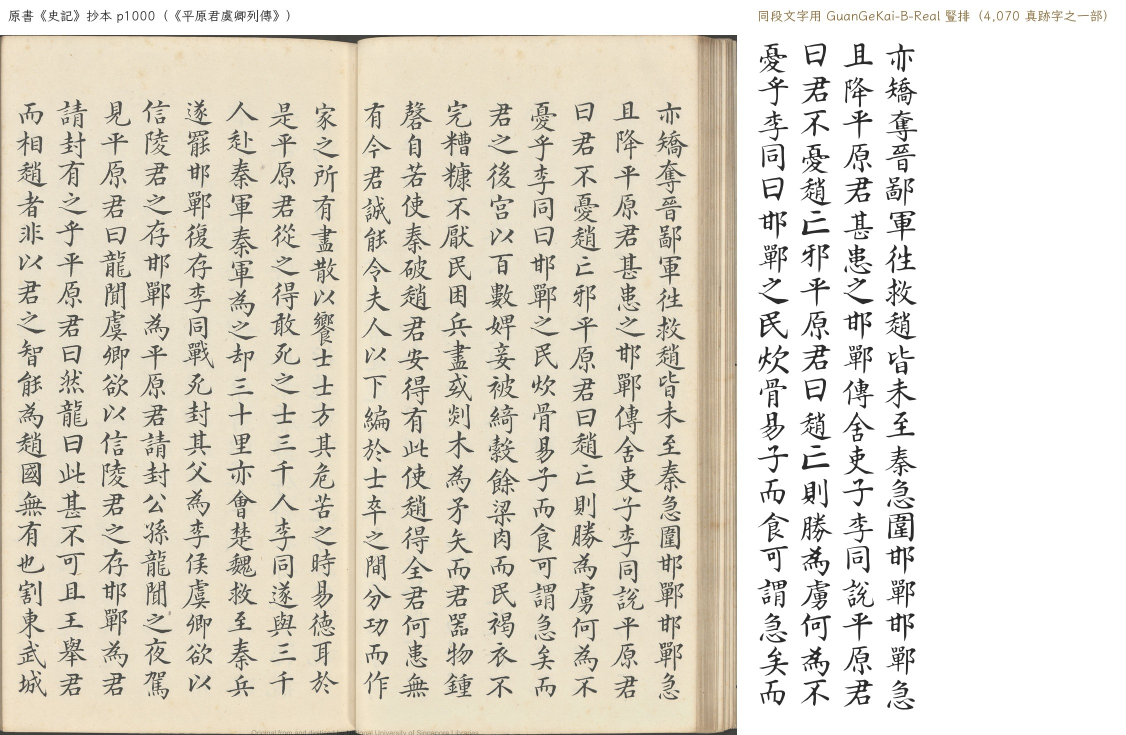
#> input picture release-b/book-vs-font-b.jpg, 2251 x 1470 px (shown at 1/2 size); its folder holds only this picture in this run
$ python -i glyphvec.py   (imports and definitions only)
#> lines starting #> are read from the running program, lines starting #| are printed output that depends on the picture; after the words box and inside, x2 and y2 are one past the last pixel; in counts of white or black regions, pixels touching at a corner belong together
"""Vectorise a glyph bitmap with potrace and normalise it to font units."""
from __future__ import annotations

from dataclasses import dataclass

import cv2
import numpy as np
import potrace

EM = 1000


# [162 lines left out: functions clean_ink, denoise_mask, _hole_count, clamp_em_bbox, adjust_mask_area, not called in this run]


def binarize(img: np.ndarray) -> np.ndarray:
    """Return a boolean ink mask from a grayscale glyph crop."""
    img = cv2.medianBlur(img, 3)
    thr, _ = cv2.threshold(img, 0, 255, cv2.THRESH_BINARY + cv2.THRESH_OTSU)
    thr = min(max(thr, 120), 200)
    ink = img < thr
    # drop specks and isolated neighbour fragments
    n, lab, stats, cent = cv2.connectedComponentsWithStats(ink.astype(np.uint8), 8)
    keep = np.zeros(n, bool)
    h, w = ink.shape
    main = None
    if n > 1:
        areas = stats[1:, cv2.CC_STAT_AREA]
        main = 1 + int(np.argmax(areas))
    for i in range(1, n):
        x, y, ww, hh, a = stats[i]
        if a < 25:
            continue
        cx, cy = cent[i]
        # ignore small blobs hugging the crop border (neighbour strokes)
        border = cx < w * 0.04 or cx > w * 0.96 or cy < h * 0.04 or cy > h * 0.96
        if border and a < 400 and i != main:
            continue
        keep[i] = True
    return keep[lab]


# [49 lines left out: functions trace, to_em, not called in this run]


@dataclass
class GlyphSpec:
    contours: list
    box: tuple


# [6 lines left out: function vectorize, not called in this run]


_WK_INK = {}


# [21 lines left out: functions wenkai_ink_256, target_ink_256, not called in this run]


_BASE = None


# [94 lines left out: functions base_bounds, _cubic_axis, contour_bounds, transform, normalize_to_base, not called in this run]

>>> import cv2
>>> picture = cv2.imread('../release-b/book-vs-font-b.jpg', cv2.IMREAD_GRAYSCALE)
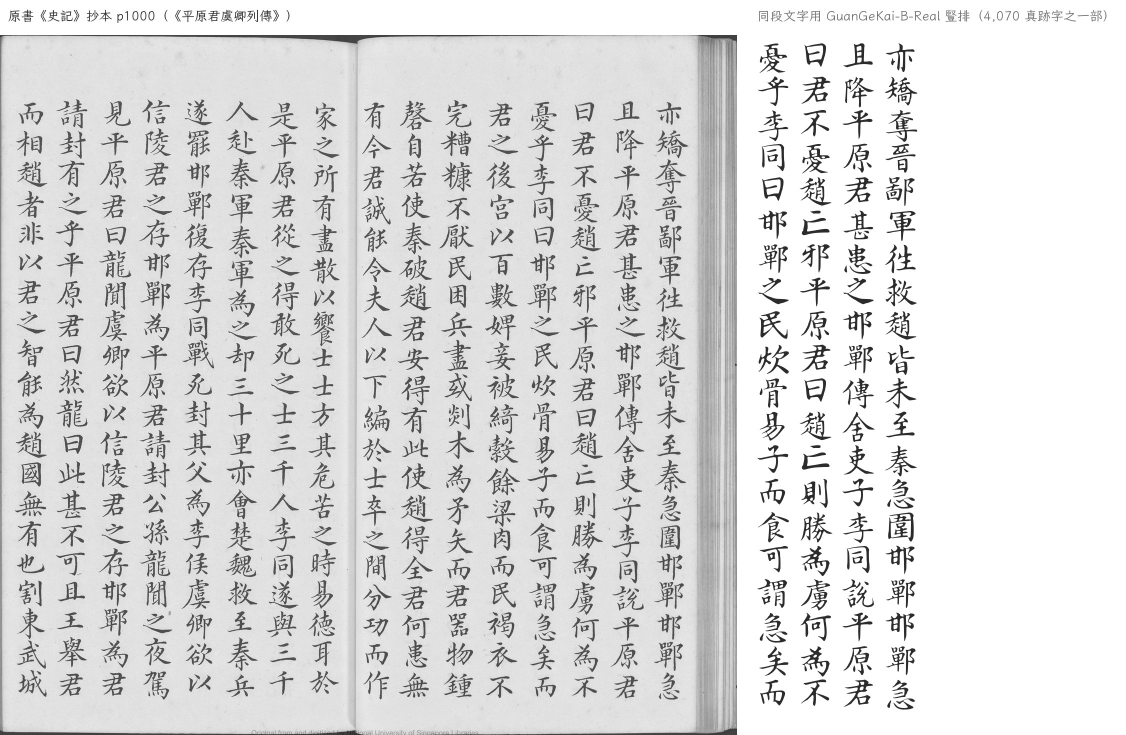
#> picture: shape (1470, 2251) (shown at 1/2 size); min 27, max 255, mean 220.3
>>> result = binarize(picture)
#> in binarize, `thr, _ = cv2.threshold(img, 0, 255, cv2.THRESH_BINARY + cv2.THRESH_OTSU)`: thr = 165
#> in binarize, `ink = img < thr`:
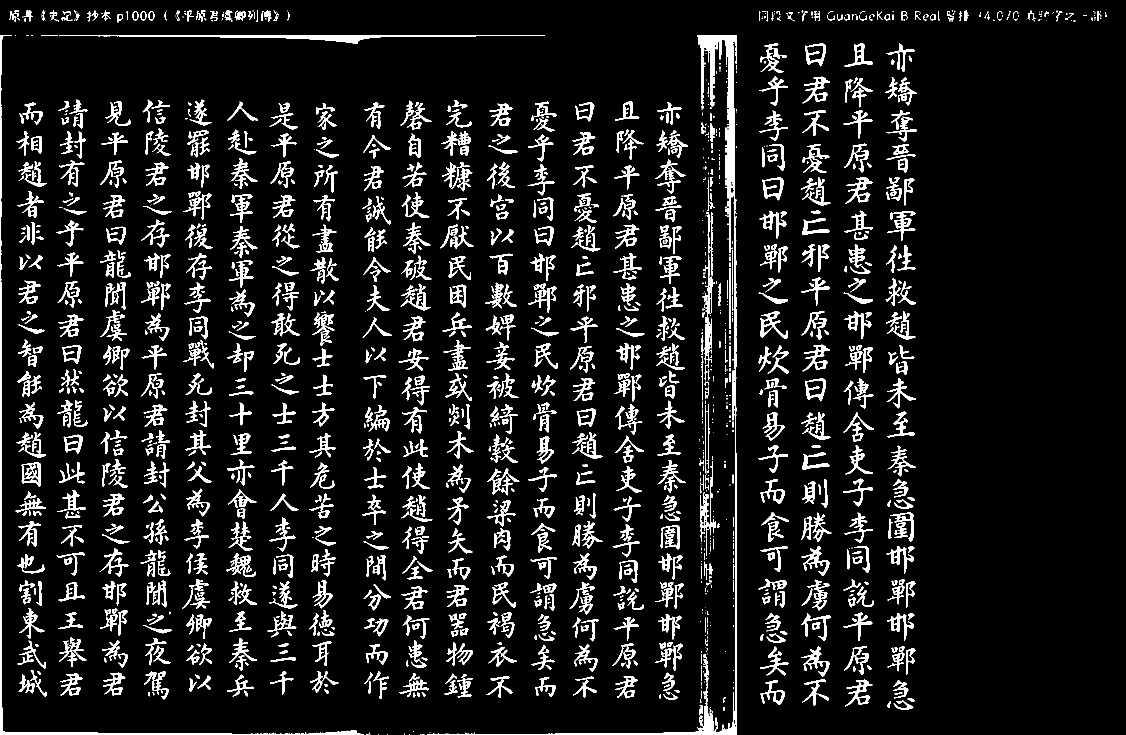
#> ink: shape (1470, 2251) bool (shown at 1/2 size); 9.5% white; 1744 white regions (552 under 20 px), largest, box (x1, y1, x2, y2) and area: (854, 70, 1474, 1470) 13405, (0, 70, 728, 1470) 7487, (118, 70, 1090, 88) 4421
#> in binarize, `n, lab, stats, cent = cv2.connectedComponentsWithStats(ink.astype(np.u..`:
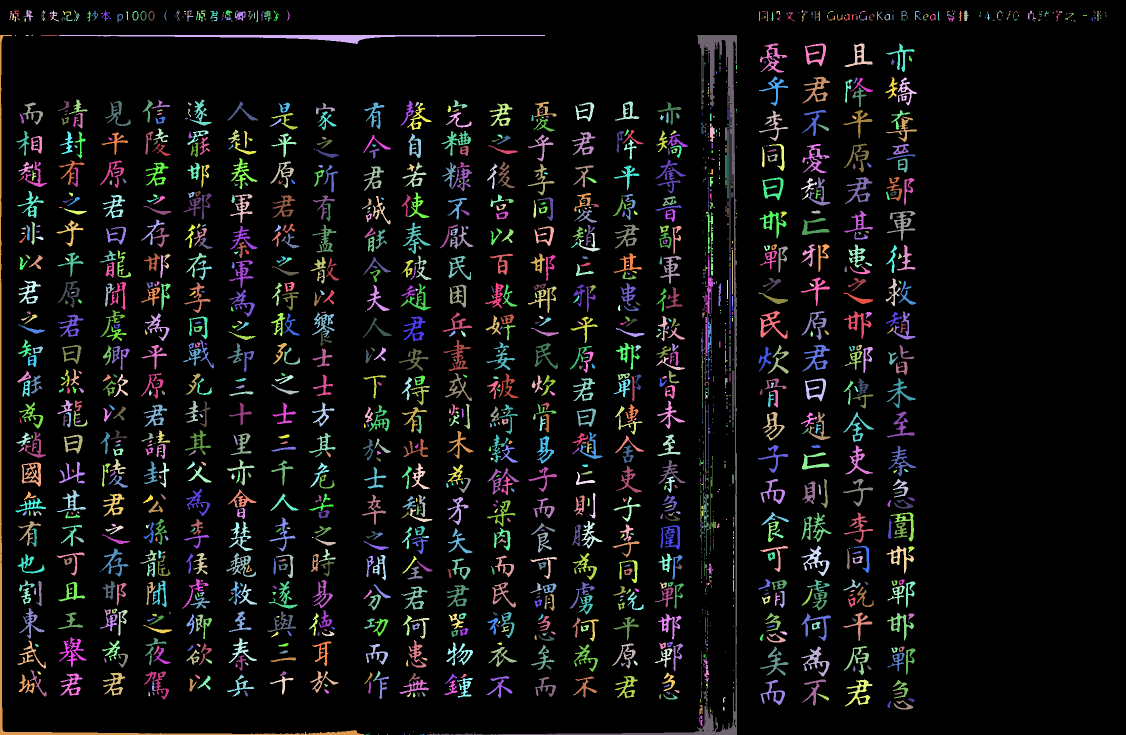
#> lab: shape (1470, 2251) int32 (shown at 1/2 size); 1745 distinct labels, from 0 to 1744; one colour per label, 0 black
#> in binarize, `n, lab, stats, cent = cv2.connectedComponentsWithStats(ink.astype(np.u..`: n = 1745; stats = 1745 rows, first 6: [0, 0, 2251, 1470, 2995691], [29, 21, 9, 13, 57], [48, 20, 18, 23, 141], [84, 21, 7, 21, 54], [99, 21, 19, 22, 115], [148, 21, 11, 21, 58]; cent = 1745 pairs, first value 21.11 to 2211.5, second value 21.5 to 1469
#> in binarize, `areas = stats[1:, cv2.CC_STAT_AREA]`: areas = 1744 values, max 13405 at index 184, min 1 at index 26, mean 179.6
#> in binarize, `main = 1 + int(np.argmax(areas))`: main = 185
#> the loop in binarize, `for i in range(1, n):` made 1744 passes
#> (x, y, ww, hh, a, cx, cy) on passes 1 to 3: (29, 21, 9, 13, 57, 33.09, 25.63), (48, 20, 18, 23, 141, 57.62, 29.27), (84, 21, 7, 21, 54, 86.8, 31)
#> in binarize, `return keep[lab]`:
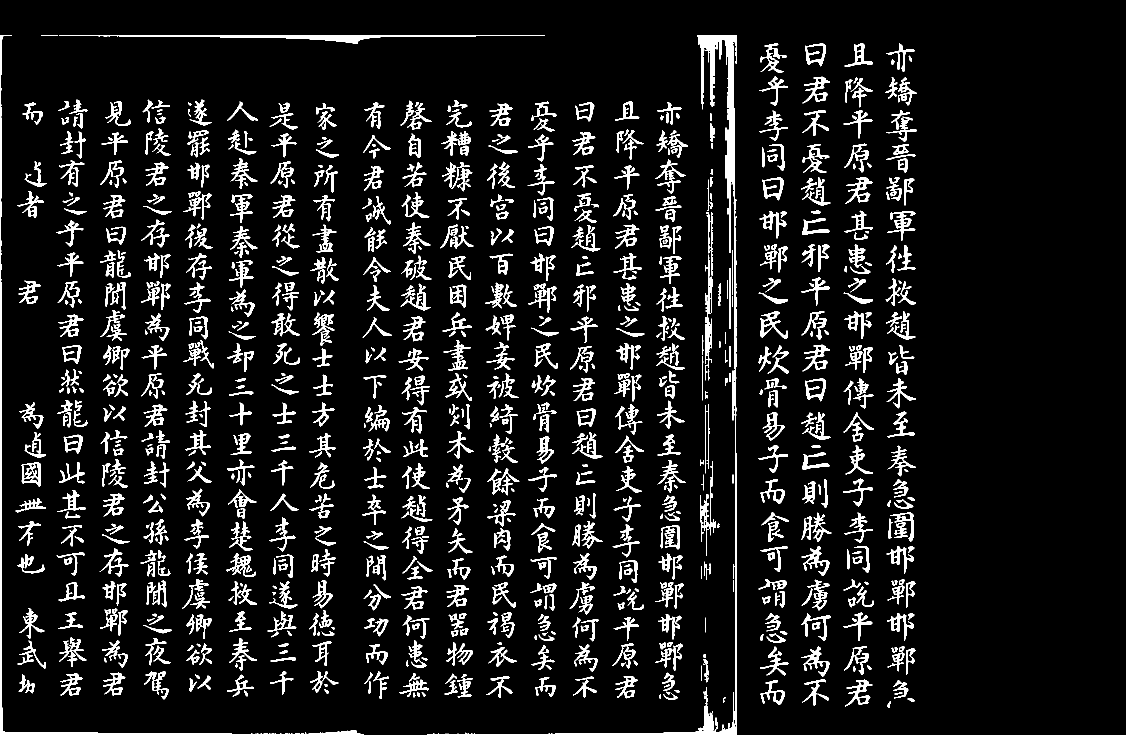
#> returned value: shape (1470, 2251) bool (shown at 1/2 size); 9% white; 1028 white regions, largest, box (x1, y1, x2, y2) and area: (854, 70, 1474, 1470) 13405, (0, 70, 728, 1470) 7487, (118, 70, 1090, 88) 4421

$ run again, on release-b/specimen-b.png
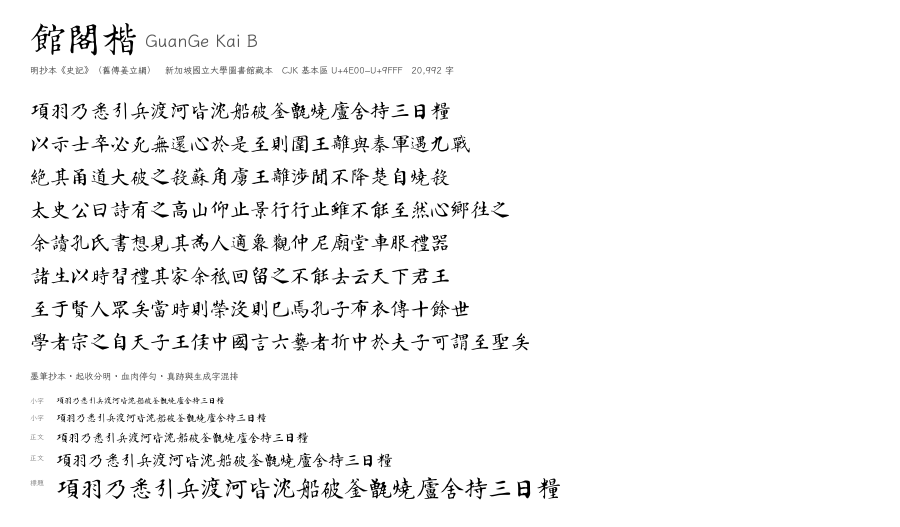
#> input picture release-b/specimen-b.png, 1800 x 1054 px (shown at 1/2 size)
#> picture is the input picture: shape (1054, 1800); min 0, max 255, mean 245.1
#> thr = 151
#> ink: shape (1054, 1800) bool; 3.9% white; 1252 white regions (654 under 20 px), largest, box (x1, y1, x2, y2) and area: (141, 48, 194, 111) 1311, (64, 48, 129, 110) 1081, (740, 957, 783, 997) 654
#> in binarize, `n, lab, stats, cent = cv2.connectedComponentsWithStats(ink.astype(np.u..`:
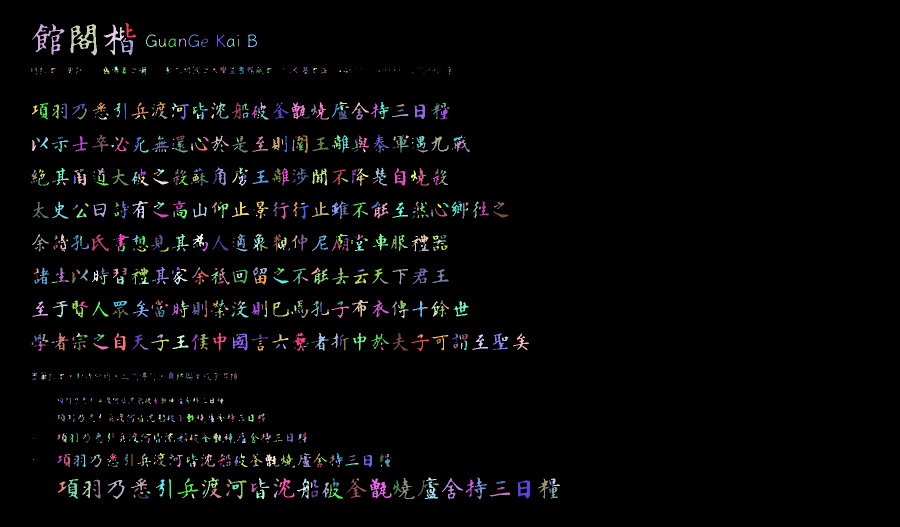
#> lab: shape (1054, 1800) int32 (shown at 1/2 size); 1253 distinct labels, from 0 to 1252; one colour per label, 0 black
#> n = 1253; stats = 1253 rows, first 6: [0, 0, 1800, 1054, 1824091], [251, 46, 21, 29, 204], [64, 48, 65, 62, 1081], [141, 48, 53, 63, 1311], [207, 49, 42, 61, 627], [292, 69, 21, 25, 143]; cent = 1253 pairs, first value 62.89 to 1112.1, second value 62.7 to 993.4
#> areas = 1252 values, max 1311 at index 2, min 1 at index 16, mean 58.39
#> main = 3
#> the loop in binarize, `for i in range(1, n):` made 1252 passes
#> (x, y, ww, hh, a) on passes 9, 17, 19: (475, 70, 3, 2, 6), (413, 91, 1, 1, 1), (386, 133, 2, 2, 3)
#> in binarize, `return keep[lab]`:
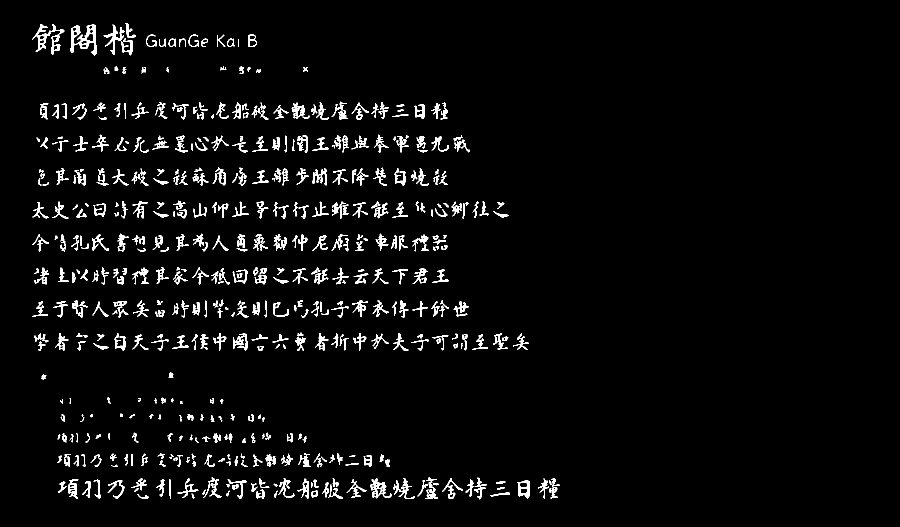
#> returned value: shape (1054, 1800) bool (shown at 1/2 size); 3.5% white; 534 white regions, largest, box (x1, y1, x2, y2) and area: (141, 48, 194, 111) 1311, (64, 48, 129, 110) 1081, (740, 957, 783, 997) 654
